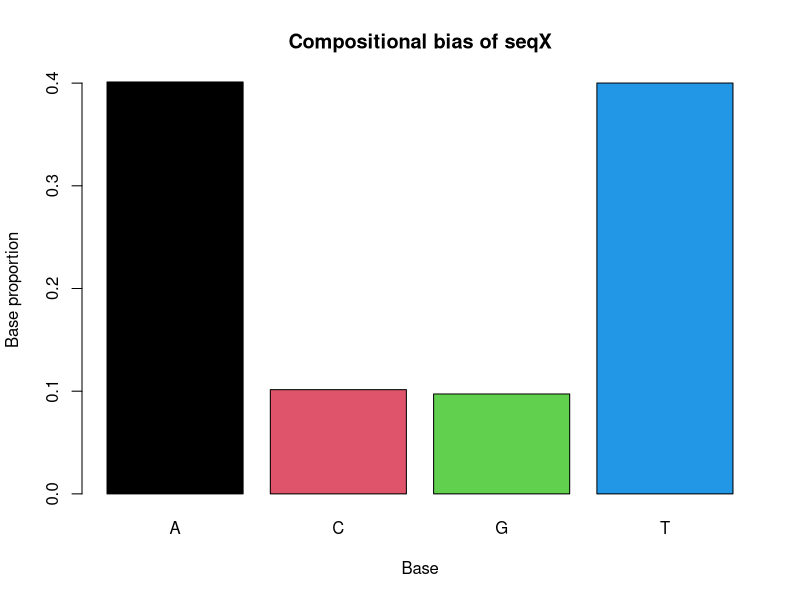

Here is the R script that generated this plot:
## ---- chunk 1
seqX <- sample(c("A","C","G","T"),10000,rep=TRUE,prob=c(0.4,0.1,0.1,0.4))

set = NULL
for (i in 1:100)
  set = c(set, paste(sample(seqX[1:100], 50, replace=F), collapse=""))
set

## ---- chunk 2
seqX <- sample(c("A","C","G","T"),10000,rep=T,prob=c(0.4,0.1,0.1,0.4))


n = 100 #number to sample from vector
samples = 50 #length of sample

sam.mat = matrix(nrow=n, ncol=samples)
for (i in 1:100){
  x = sample(1:10000,1)
  sam.mat[i,1]= x
}
print(sam.mat)
## ---- chunk 3
freqX <- table(seqX)/length(seqX)
barplot(freqX,col=1:4,main="Compositional bias of seqX",xlab="Base",ylab="Base proportion")
